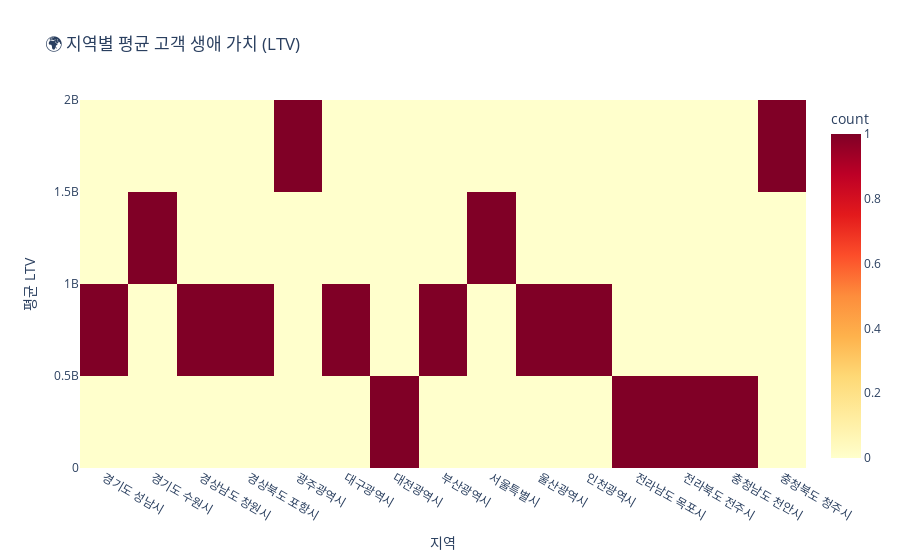

This figure's notebook cell:
### Code cell
# LTV 평균을 지역별로 집계
ltv_region = df_customer_data.groupby("거주 지역")["고객 평생 가치"].mean().reset_index()

# 📊 지역별 히트맵 시각화
import plotly.express as px
fig_heatmap = px.density_heatmap(
    ltv_region,
    x="거주 지역",
    y="고객 평생 가치",
    color_continuous_scale="YlOrRd",
    title="🌍 지역별 평균 고객 생애 가치 (LTV)"
)
fig_heatmap.update_layout(xaxis_title="지역", yaxis_title="평균 LTV")
fig_heatmap.show()

### Figure 1 — Plotly figure (JSON) as saved in the notebook; plotly's stock layout.template omitted (floating-point values rounded to 4 significant figures)
{"data": [{"coloraxis": "coloraxis", "hovertemplate": "거주 지역=%{x}<br>고객 평생 가치=%{y}<br>count=%{z}<extra></extra>", "name": "", "type": "histogram2d", "x": ["경기도 성남시", "경기도 수원시", "경상남도 창원시", "경상북도 포항시", "광주광역시", "대구광역시", "대전광역시", "부산광역시", "서울특별시", "울산광역시", "인천광역시", "전라남도 목포시", "전라북도 전주시", "충청남도 천안시", "충청북도 청주시"], "xaxis": "x", "xbingroup": "x", "y": [593600000.0, 1128000000.0, 502800000.0, 712100000.0, 1519575830, 661100000.0, 368500000.0, 838500000.0, 1114000000.0, 919258332, 689600000.0, 457400000.0, 379500000.0, 341900000.0, 1720000000.0], "yaxis": "y", "ybingroup": "y"}], "layout": {"coloraxis": {"colorbar": {"title": {"text": "count"}}, "colorscale": [[0, "rgb(255,255,204)"], [0.125, "rgb(255,237,160)"], [0.25, "rgb(254,217,118)"], [0.375, "rgb(254,178,76)"], [0.5, "rgb(253,141,60)"], [0.625, "rgb(252,78,42)"], [0.75, "rgb(227,26,28)"], [0.875, "rgb(189,0,38)"], [1, "rgb(128,0,38)"]]}, "legend": {"tracegroupgap": 0}, "title": {"text": "🌍 지역별 평균 고객 생애 가치 (LTV)"}, "xaxis": {"anchor": "y", "domain": [0, 1], "title": {"text": "지역"}}, "yaxis": {"anchor": "x", "domain": [0, 1], "title": {"text": "평균 LTV"}}}}
